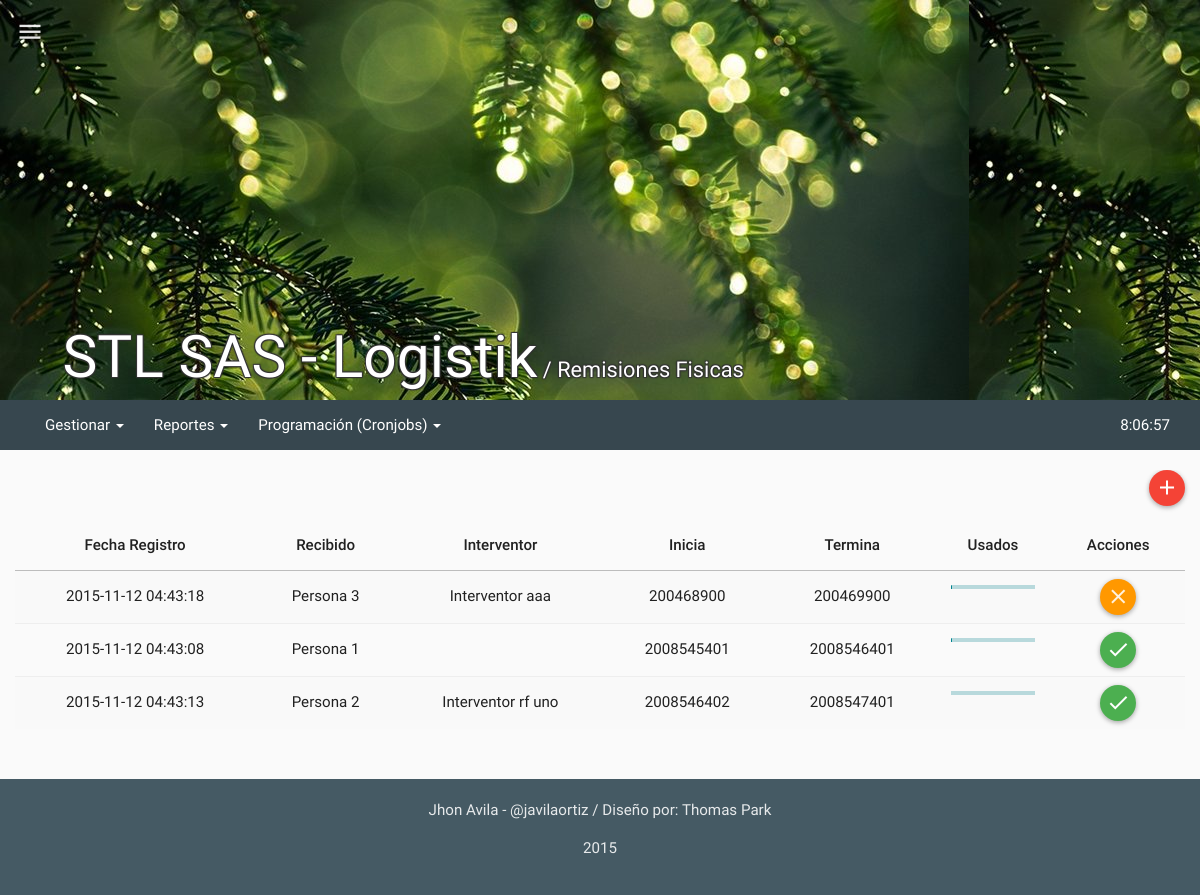
Page /mods/rfisicas/rfisicas.php (signed in) on the committed database.
### tables this page shows
CREATE TABLE IF NOT EXISTS `tbl_remisiones_fisicas` (
  `rf_id` int(11) NOT NULL,
  `rf_interventor` varchar(60) NOT NULL,
  `rf_dig_ini` int(11) NOT NULL,
  `rf_dig_fin` int(11) NOT NULL,
  `rf_cant_usados` int(11) NOT NULL,
  `rf_persona_entrega` varchar(30) NOT NULL,
  `rf_timestamp` timestamp NOT NULL DEFAULT CURRENT_TIMESTAMP ON UPDATE CURRENT_TIMESTAMP,
  `rf_created` int(11) NOT NULL,
  `rf_estado` int(11) NOT NULL
);

### php/rfisicas.php (the view, shortened to what this page needs)
<?php
class rfisicas{
  function get_rfisicas(){
    $rt = new route();
    if(isset($_SESSION["ses_id"])){
      $qry='SELECT * FROM tbl_remisiones_fisicas ORDER BY rf_estado DESC ';
      $res = mysql_query($qry);
      $item =" ";
      $script ="<script>$(document).ready(function(){";
      while($row_res = mysql_fetch_assoc($res)) {
          $porcentaje=(($row_res["rf_cant_usados"]*100)/($row_res["rf_dig_fin"]-$row_res["rf_dig_ini"]));
          if ($row_res["rf_estado"]==1) {
            $btn = '<div id="act-button" style="display:" onclick="change(1, '.$row_res['rf_id'].')" class="btn btn-floating-mini btn-success" title="Activar Paquete"><i class="md  md-done"></i></div>
                  <div id="des-button" style="display:none" onclick="change(2, '.$row_res['rf_id'].')" class="btn btn-floating-mini btn-warning" title="Desactivar Paquete"><i class="md  md-close"></i></div>';
          }else{
            $btn = '<div id="act-button" style="display:none" onclick="change(1, '.$row_res['rf_id'].')" class="btn btn-floating-mini btn-success" title="Activar Paquete"><i class="md  md-done"></i></div>
                  <div id="des-button" style="display:" onclick="change(2, '.$row_res['rf_id'].')" class="btn btn-floating-mini btn-warning" title="Desactivar Paquete"><i class="md  md-close"></i></div>';
          }
        $item.='
              <tr>
                <td>'.$row_res["rf_timestamp"].'</td>
                <td>'.$row_res["rf_persona_entrega"].'</td>
                <td>'.$row_res["rf_interventor"].'</td>
                <td>'.$row_res["rf_dig_ini"].'</td>
                <td>'.$row_res["rf_dig_fin"].'</td>
                <td><div class="progress progress-striped active">
                      <div class="progress-bar" title="'.$row_res["rf_cant_usados"].'  ('.$porcentaje.'%)" style="width: '.$porcentaje.'%; height:10px;"></div>
                    </div>
                </td>
                <td>
                '.$btn.'
                </td>
              </tr>
        ';
        $script.='';
      }
      $script.='});</script>';
    }
    else{$rt->routing($rt->path("login"));}
    $html='
          <table class="table table-striped table-hover ">
            <thead>
              <tr>
                <th>Fecha Registro</th>
                <th>Recibido</th>
                <th>Interventor</th>
                <th>Inicia</th>
                <th>Termina</th>
                <th>Usados</th>
                <th>Acciones</th>
              </tr>
            </thead>
            <tbody>
              '.$item.'
            </tbody>
          </table>
    ';
    return $script.$html;
  }
}
?>

### rows in the picture
tbl_remisiones_fisicas: rf_timestamp "2015-11-12 04:43:18", rf_persona_entrega "Persona 3", rf_interventor "Interventor aaa", rf_dig_ini "200468900", rf_dig_fin "200469900"
tbl_remisiones_fisicas: rf_timestamp "2015-11-12 04:43:08", rf_persona_entrega "Persona 1", rf_dig_ini "2008545401", rf_dig_fin "2008546401"
tbl_remisiones_fisicas: rf_timestamp "2015-11-12 04:43:13", rf_persona_entrega "Persona 2", rf_interventor "Interventor rf uno", rf_dig_ini "2008546402", rf_dig_fin "2008547401"

### other values in the picture
$html_snippet->app_name("001", " / Remisiones Fisicas") "STL SAS - Logistik"
$a "/ Remisiones Fisicas"
